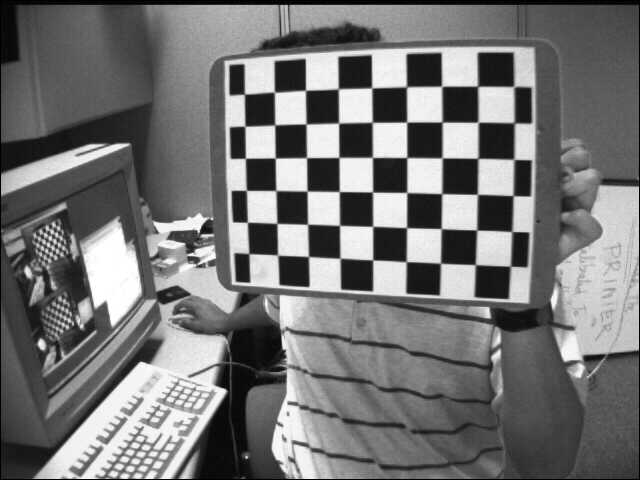
#> input picture sample_code/3_homography/images/left01.jpg, 640 x 480 px
$ python homography_by_plane.py
#> lines starting #> are read from the running program, lines starting #| are printed output that depends on the picture; after the words box and inside, x2 and y2 are one past the last pixel; in counts of white or black regions, pixels touching at a corner belong together; long printed decimals are rounded
import numpy as np
import cv2

def draw(img, corners, imgpts):
    corner = tuple(corners[0].ravel())
    img = cv2.line(img, corner, tuple(imgpts[0].ravel()), (255,0,0), 5)
    img = cv2.line(img, corner, tuple(imgpts[1].ravel()), (0,255,0), 5)
    img = cv2.line(img, corner, tuple(imgpts[2].ravel()), (0,0,255), 5)
    return img


def homography_transformation(rvec,tvec):
    R,_= cv2.Rodrigues(rvec)
    T = np.zeros((4,4))
    T[3,3]=1
    T[:3,:3]=R
    T[:3,3:4]=tvec
    return T

img1 = cv2.imread("images/left01.jpg")
#> img1 is the input picture: shape (480, 640, 3); min 0, max 255, mean 116.6
img2 = cv2.imread("images/left08.jpg")
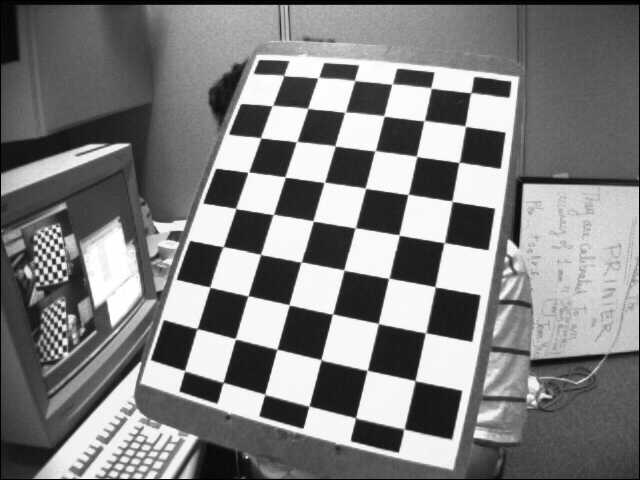
#> input picture sample_code/3_homography/images/left08.jpg, 640 x 480 px
#> img2 is the input picture: shape (480, 640, 3); min 0, max 255, mean 127.3

K = np.load("K.npy")
#> (reads sample_code/3_homography/K.npy from the repository)
D = np.load("D.npy")
#> (reads sample_code/3_homography/D.npy from the repository)

criteria = (cv2.TERM_CRITERIA_EPS + cv2.TERM_CRITERIA_MAX_ITER, 30, 0.001)
flags = (cv2.CALIB_CB_ADAPTIVE_THRESH + cv2.CALIB_CB_NORMALIZE_IMAGE)
objp = np.zeros((6*9,3), np.float32)
objp[:,:2] = np.mgrid[0:9,0:6].T.reshape(-1,2)

#Draw
axis = np.float32([[3,0,0], [0,3,0], [0,0,-3]]).reshape(-1,3)

#Find the rotation and translation on view2
ret, corners2 = cv2.findChessboardCorners(img2, (9,6),None,flags)
#> ret = True; corners2 = 54 rows, first 8: [470.9, 92.64], [465.3, 126.4], [458.8, 162.8], [451.7, 200.8], [444.5, 242.5], [434.9, 286.6], [425.5, 332.8], [414.9, 380.5]
img2 = cv2.drawChessboardCorners(img2,(9,6),corners2,ret)
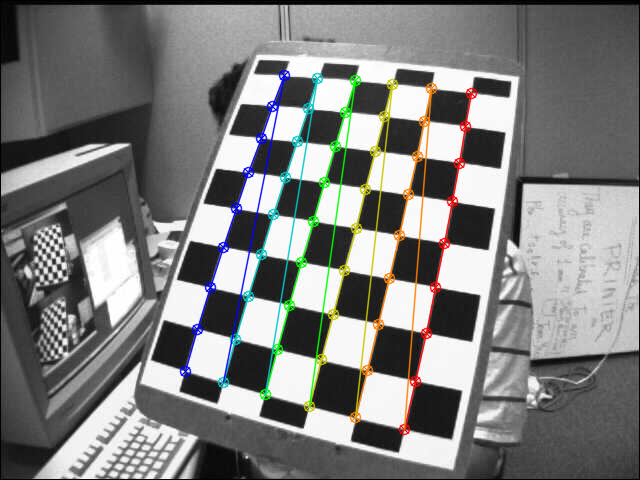
#> img2: shape (480, 640, 3); 4.81% of pixels changed, all inside (x1, y1, x2, y2) = (179, 69, 478, 436)
ret,rvec2, tvec2 = cv2.solvePnP(objp, corners2, K, D)
#> rvec2 = [-0.0944, 0.484, 1.75]; tvec2 = [3.18, -3.45, 12.64]
imgpts, _ = cv2.projectPoints(axis, rvec2, tvec2, K, D)
#> imgpts = [[451.9, 201.1], [354.2, 80.76], [470.8, 5.47]]
img = draw(img2,corners2,imgpts)
#> in draw, `corner = tuple(corners[0].ravel())`: corner = (470.9, 92.64)
cv2.imshow('img',img)
k = cv2.waitKey(0)
#> (key Esc is pressed here)

#Find the rotation and translation on view1
ret, corners = cv2.findChessboardCorners(img1, (9,6),None)
#> corners = 54 rows, first 8: [244.5, 94.33], [274.6, 92.24], [305.5, 90.4], [338.4, 88.84], [371.6, 87.98], [406.8, 86.92], [441.6, 86.37], [477.6, 86.38]
img1 = cv2.drawChessboardCorners(img1,(9,6),corners,ret)
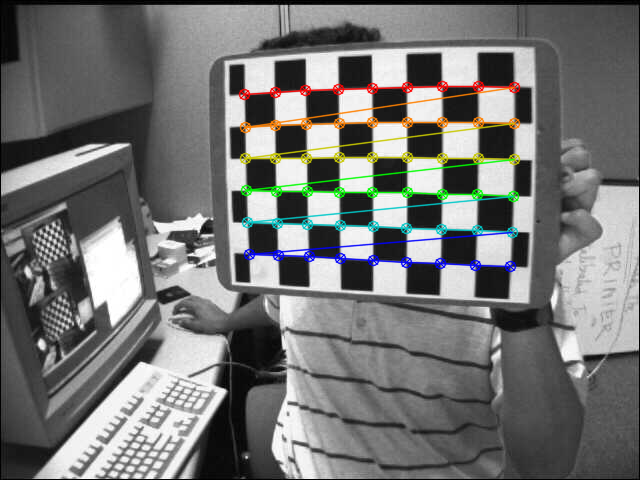
#> img1: shape (480, 640, 3); 4.21% of pixels changed, all inside (x1, y1, x2, y2) = (238, 80, 521, 273)
ret,rvec, tvec = cv2.solvePnP(objp, corners, K, D)
#> rvec = [0.164, 0.275, 0.0129]; tvec = [-2.99, -4.28, 15.95]
imgpts, _ = cv2.projectPoints(axis, rvec, tvec, K, D)
#> imgpts = [[338.1, 89.03], [246.5, 190.6], [193.8, 85.32]]
img = draw(img1,corners,imgpts)
#> in draw (call 2), `corner = tuple(corners[0].ravel())`: corner = (244.5, 94.33)
#> in draw (call 2), `img = cv2.line(img, corner, tuple(imgpts[2].ravel()), (0,0,255), 5)`:
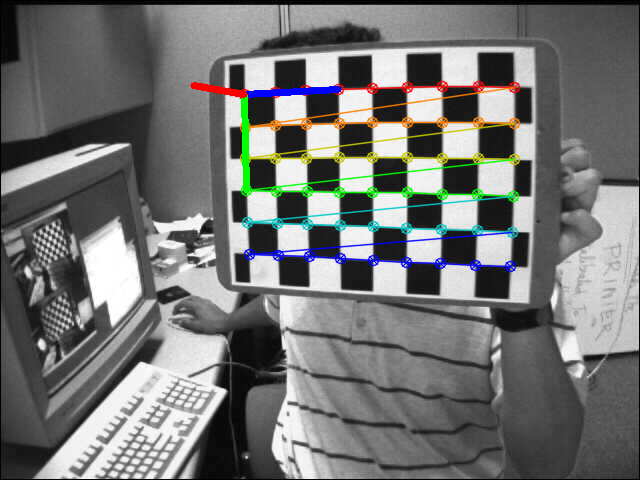
#> img: shape (480, 640, 3); mean B, G, R 115.3, 116.6, 115.6
cv2.imshow('img',img)
k = cv2.waitKey(0)
#> (key Esc is pressed here)

#Form the transformation matrix
P0to1 = homography_transformation(rvec,tvec)
#> in homography_transformation, `R,_= cv2.Rodrigues(rvec)`: R = [[0.962, 0.00967, 0.272], [0.035, 0.987, -0.159], [-0.269, 0.163, 0.949]]
#> P0to1 = [[0.962, 0.00967, 0.272, -2.99], [0.035, 0.987, -0.159, -4.28], [-0.269, 0.163, 0.949, 15.95], [0, 0, 0, 1]]
P0to2 = homography_transformation(rvec2,tvec2)
#> P0to2 = [[-0.244, -0.95, 0.195, 3.18], [0.916, -0.159, 0.369, -3.45], [-0.32, 0.269, 0.909, 12.64], [0, 0, 0, 1]]
P1to2= np.dot(P0to2,np.linalg.inv(P0to1))
#> P1to2 = [[-0.191, -0.977, 0.0965, -3.11], [0.98, -0.183, 0.0779, -2.56], [-0.0584, 0.109, 0.992, -2.89], [0, 0, 0, 1]]
R12 = P1to2[:3,:3]
#> R12 = [[-0.191, -0.977, 0.0965], [0.98, -0.183, 0.0779], [-0.0584, 0.109, 0.992]]
t12 = P1to2[:3,3:4]
#> t12 = [-3.11, -2.56, -2.89]
R01,_ = cv2.Rodrigues(rvec)
#> R01 has the same summary as R in homography_transformation
#R02,_ = cv2.Rodrigues(rvec2)
#R12= np.dot(R02,R01.transpose())
#t12 = np.dot(R02,np.dot(-R01,tvec))+tvec2

print("R12: ", R12)
#| R12:  [[-0.1906 -0.9769  0.09653]
#|  [ 0.9799 -0.1835  0.07788]
#|  [-0.05837  0.1094   0.9923]]
print("t12: ",t12)
#| t12:  [[-3.112]
#|  [-2.556]
#|  [-2.894]]
#print("R12*R12^T: ", np.dot(P1to2[:3,:3],P1to2[:3,:3].transpose()))
#Find the normal vector of plane on first view
normal = np.array((0,0,1)).reshape(3,1)
normal1 = np.dot(R01,normal)
#> normal1 = [0.272, -0.159, 0.949]
print("Vector normal of plane: ", normal1)
#| Vector normal of plane:  [[ 0.2716]
#|  [-0.1591]
#|  [ 0.9492]]
#Find the coordinate of one point of the plane on first view
p  =  np.array((2,3,0)).reshape(3,1)
origin1 = np.dot(R01,p) + tvec.copy()
#> origin1 = [-1.03, -1.25, 15.9]
d1 = -np.dot(normal1.transpose(),origin1)[0]
#> d1 = [-15.01]
print("d: ", d1)
#| d:  [-15.008]


H12= R12 - np.dot(t12,normal1.transpose())/d1
#> H12 = [[-0.247, -0.944, -0.1], [0.934, -0.156, -0.0837], [-0.111, 0.14, 0.809]]

G12 = np.dot( K,np.dot(H12,np.linalg.inv(K)) )
#> G12 = [[-0.318, -0.854, 530.3], [0.885, -0.0953, -136.4], [-0.000207, 0.000262, 0.819]]
H12 = H12/H12[2,2]
#> H12 = [[-0.305, -1.17, -0.124], [1.15, -0.193, -0.103], [-0.137, 0.173, 1]]
G12 = G12/G12[2,2]
#> G12 = [[-0.388, -1.04, 647.6], [1.08, -0.116, -166.6], [-0.000253, 0.00032, 1]]
print("H12 ", H12)
#| H12  [[-0.3051 -1.166 -0.1239 ]
#|  [ 1.154 -0.1932 -0.1035]
#|  [-0.1368   0.1731  1.        ]]
print("G12", G12)
#| G12 [[-3.87932607e-01 -1.04303918e+00  6.47567396e+02]
#|  [ 1.08118156e+00 -1.16332314e-01 -1.66590364e+02]
#|  [-2.53159957e-04  3.20318341e-04  1.00000000e+00]]

np.save("G.npy",G12)

vis = np.concatenate((img1,img2),axis=1)
cv2.imshow("img_ori",vis)

img1_warp = cv2.warpPerspective(img1, G12, (img1.shape[1], img1.shape[0]))
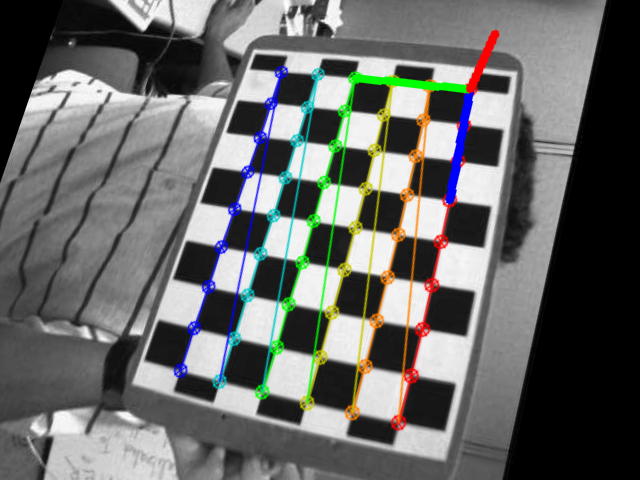
#> img1_warp: shape (480, 640, 3); mean B, G, R 103.7, 105.6, 104.4


vis = np.concatenate((img1_warp,img2),axis=1)
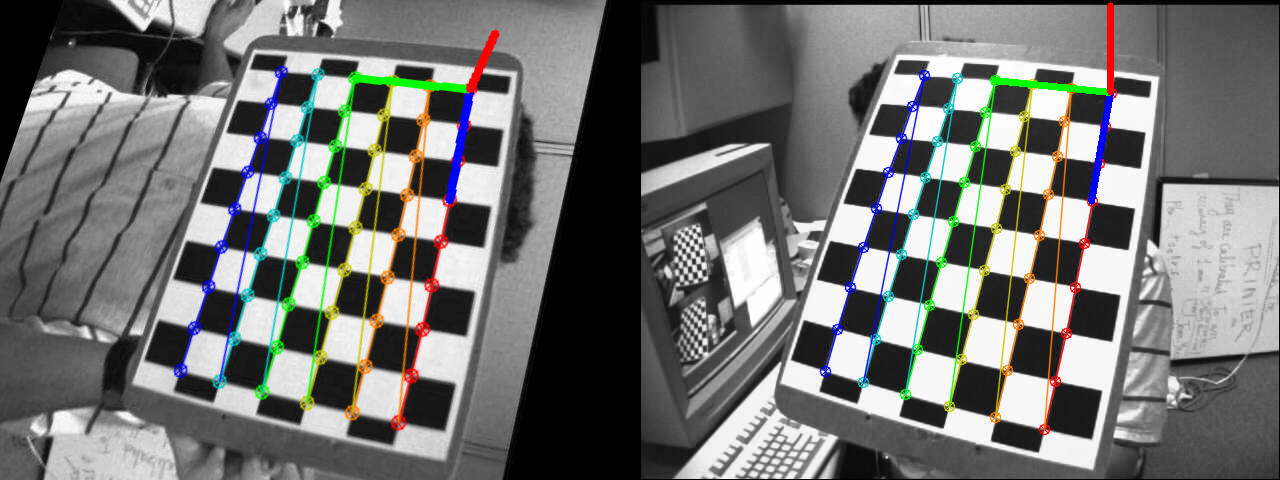
#> vis: shape (480, 1280, 3); mean B, G, R 114.4, 116, 114.9
cv2.imshow("img_wrap",vis)
img_mixed = np.uint8(0.5*img1_warp.astype(float)+0.5*img2.astype(float))
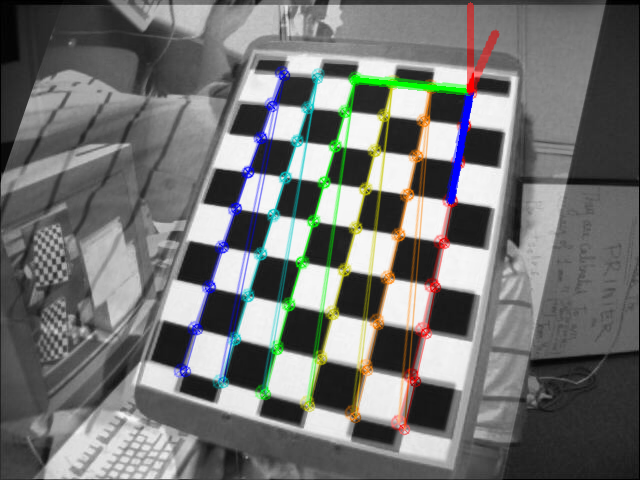
#> img_mixed: shape (480, 640, 3); mean B, G, R 114.1, 115.8, 114.7
cv2.imshow("Overlayed",img_mixed)
cv2.waitKey(0)
